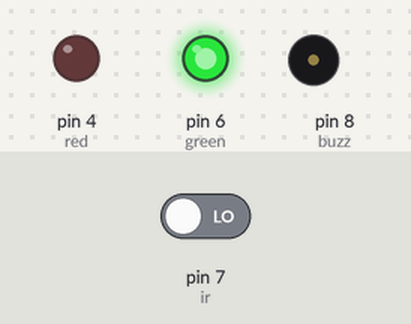
A sketch run on a simulated Arduino Uno, built with avr-gcc and run on an emulated ATmega328P. On the bench: output pins drawn as LEDs (lit = HIGH), buzzer (waves = sounding). The inputs (shaded band) are chosen by the test bench; at power-on: pin 7 (ir) LOW.

Above: at 1.2 s.
1.3 s: pin 7 (ir) driven HIGH
At 1.9 s:
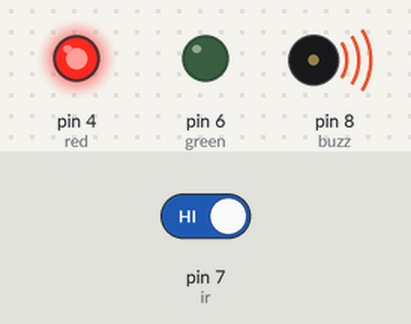
2.8 s: pin 7 (ir) driven LOW
At 3.1 s:
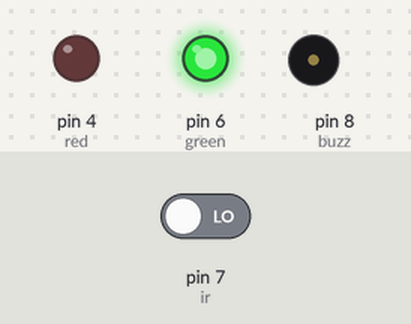
Timing chart, 0 to 5.8 s (numbered marks = the images above; inputs shaded):
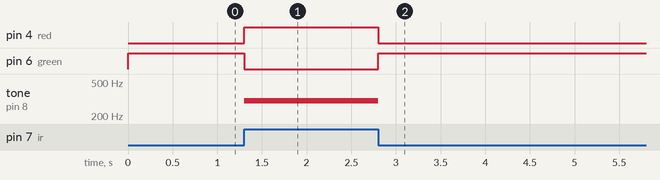

Measured:
- after the input at 1.3 s, pin 4 (red): LOW → HIGH at once; pin 6 (green): HIGH → LOW at once; tone on pin 8 (buzz): silent → 300 Hz at once
- after the input at 2.8 s, pin 4 (red): HIGH → LOW at once; pin 6 (green): LOW → HIGH at once; tone on pin 8 (buzz): 300 Hz → silent at once

The sketch:

IR_Buzzer_LED.ino
```cpp
int ir = 7;
int buzz = 8;
int green = 6;
int red = 4;
void setup()
{
  pinMode(ir, INPUT);
  pinMode(buzz, OUTPUT);
  pinMode(green, OUTPUT);
  pinMode(red, OUTPUT);
}
void loop()
{
  if(digitalRead(ir)==HIGH)
  {
    digitalWrite(green, LOW);
    digitalWrite(red, HIGH);
    tone(buzz, 300);
    delay(500);
  }
  else
  {
    noTone(buzz);
    digitalWrite(red, LOW);
    digitalWrite(green, HIGH);
  }
}
```
